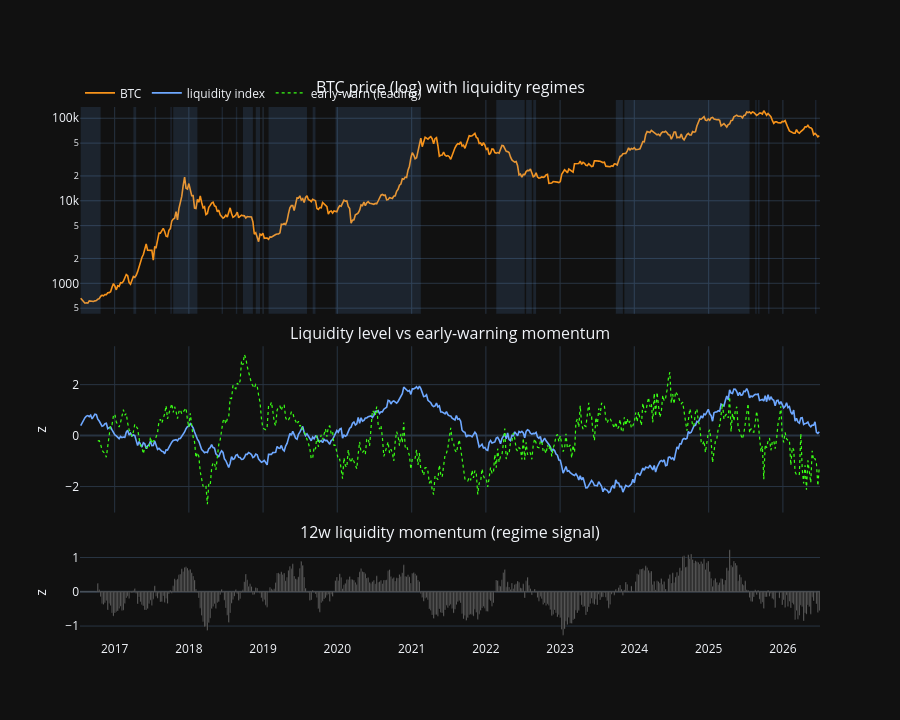

Source (notebook cell):
### Markdown cell above
## 10. Dashboard

Three stacked panels: BTC (log) with expanding-regime shading, the liquidity level
vs the early-warning momentum, and the 12-week liquidity momentum that defines the
regime. Plus a grouped bar of forward BTC log-returns by regime (mean ± IQR).

### Code cell
fig = make_subplots(
    rows=3, cols=1, shared_xaxes=True, vertical_spacing=0.06,
    row_heights=[0.45, 0.35, 0.20],
    subplot_titles=("BTC price (log) with liquidity regimes",
                    "Liquidity level vs early-warning momentum",
                    "12w liquidity momentum (regime signal)"),
)
fig.add_trace(go.Scatter(x=macro["date"], y=np.exp(macro["log_close"]), name="BTC",
                         line=dict(color="#f7931a", width=1.6)), row=1, col=1)
for s, e, r in spans:
    if r == 1:
        fig.add_vrect(x0=s, x1=e, fillcolor="rgba(110,168,255,0.12)",
                      line_width=0, row=1, col=1)
fig.add_trace(go.Scatter(x=macro["date"], y=macro["liq_index"], name="liquidity index",
                         line=dict(color="#6ea8ff", width=1.6)), row=2, col=1)
fig.add_trace(go.Scatter(x=macro["date"], y=macro["early_warn"], name="early-warn (leading)",
                         line=dict(color="#39ff14", width=1.2, dash="dot")), row=2, col=1)
fig.add_trace(go.Bar(x=macro["date"], y=macro["liq_mom"], name="liq momentum (12w)",
                     marker_color="#888", showlegend=False), row=3, col=1)
fig.add_hline(y=0, line_color="gray", line_width=0.5, row=3, col=1)
fig.update_layout(
    template="plotly_dark", height=720,
    legend=dict(orientation="h", y=1.04),
    yaxis_type="log", yaxis2=dict(title="z"), yaxis3=dict(title="z"),
)
fig.show()

### Figure 1 — Plotly figure (JSON) as saved in the notebook; plotly's stock layout.template omitted (floating-point values rounded to 4 significant figures; data arrays with more than 128 entries replaced by an {"elided": "..."} marker saying what was removed)
{"data": [{"line": {"color": "#f7931a", "width": 1.6}, "name": "BTC", "type": "scatter", "x": {"elided": "520 str values"}, "xaxis": "x", "y": {"elided": "520 float values"}, "yaxis": "y"}, {"line": {"color": "#6ea8ff", "width": 1.6}, "name": "liquidity index", "type": "scatter", "x": {"elided": "520 str values"}, "xaxis": "x2", "y": {"elided": "520 float values"}, "yaxis": "y2"}, {"line": {"color": "#39ff14", "dash": "dot", "width": 1.2}, "name": "early-warn (leading)", "type": "scatter", "x": {"elided": "520 str values"}, "xaxis": "x2", "y": {"elided": "520 float values"}, "yaxis": "y2"}, {"marker": {"color": "#888"}, "name": "liq momentum (12w)", "showlegend": false, "type": "bar", "x": {"elided": "520 str values"}, "xaxis": "x3", "y": {"elided": "520 float values"}, "yaxis": "y3"}], "layout": {"annotations": [{"font": {"size": 16}, "showarrow": false, "text": "BTC price (log) with liquidity regimes", "x": 0.5, "xanchor": "center", "xref": "paper", "y": 1, "yanchor": "bottom", "yref": "paper"}, {"font": {"size": 16}, "showarrow": false, "text": "Liquidity level vs early-warning momentum", "x": 0.5, "xanchor": "center", "xref": "paper", "y": 0.544, "yanchor": "bottom", "yref": "paper"}, {"font": {"size": 16}, "showarrow": false, "text": "12w liquidity momentum (regime signal)", "x": 0.5, "xanchor": "center", "xref": "paper", "y": 0.176, "yanchor": "bottom", "yref": "paper"}], "height": 720, "legend": {"orientation": "h", "y": 1.04}, "shapes": [{"fillcolor": "rgba(110,168,255,0.12)", "line": {"width": 0}, "type": "rect", "x0": "2016-07-18", "x1": "2016-10-24", "xref": "x", "y0": 0, "y1": 1, "yref": "y domain"}, {"fillcolor": "rgba(110,168,255,0.12)", "line": {"width": 0}, "type": "rect", "x0": "2017-04-03", "x1": "2017-04-17", "xref": "x", "y0": 0, "y1": 1, "yref": "y domain"}, {"fillcolor": "rgba(110,168,255,0.12)", "line": {"width": 0}, "type": "rect", "x0": "2017-07-17", "x1": "2017-07-24", "xref": "x", "y0": 0, "y1": 1, "yref": "y domain"}, {"fillcolor": "rgba(110,168,255,0.12)", "line": {"width": 0}, "type": "rect", "x0": "2017-10-02", "x1": "2017-10-09", "xref": "x", "y0": 0, "y1": 1, "yref": "y domain"}, {"fillcolor": "rgba(110,168,255,0.12)", "line": {"width": 0}, "type": "rect", "x0": "2017-10-16", "x1": "2018-02-12", "xref": "x", "y0": 0, "y1": 1, "yref": "y domain"}, {"fillcolor": "rgba(110,168,255,0.12)", "line": {"width": 0}, "type": "rect", "x0": "2018-06-11", "x1": "2018-06-18", "xref": "x", "y0": 0, "y1": 1, "yref": "y domain"}, {"fillcolor": "rgba(110,168,255,0.12)", "line": {"width": 0}, "type": "rect", "x0": "2018-08-20", "x1": "2018-08-27", "xref": "x", "y0": 0, "y1": 1, "yref": "y domain"}, {"fillcolor": "rgba(110,168,255,0.12)", "line": {"width": 0}, "type": "rect", "x0": "2018-09-24", "x1": "2018-11-12", "xref": "x", "y0": 0, "y1": 1, "yref": "y domain"}, {"fillcolor": "rgba(110,168,255,0.12)", "line": {"width": 0}, "type": "rect", "x0": "2018-11-26", "x1": "2018-12-17", "xref": "x", "y0": 0, "y1": 1, "yref": "y domain"}, {"fillcolor": "rgba(110,168,255,0.12)", "line": {"width": 0}, "type": "rect", "x0": "2019-01-28", "x1": "2019-08-05", "xref": "x", "y0": 0, "y1": 1, "yref": "y domain"}, {"fillcolor": "rgba(110,168,255,0.12)", "line": {"width": 0}, "type": "rect", "x0": "2019-09-02", "x1": "2019-09-16", "xref": "x", "y0": 0, "y1": 1, "yref": "y domain"}, {"fillcolor": "rgba(110,168,255,0.12)", "line": {"width": 0}, "type": "rect", "x0": "2019-12-23", "x1": "2021-02-15", "xref": "x", "y0": 0, "y1": 1, "yref": "y domain"}, {"fillcolor": "rgba(110,168,255,0.12)", "line": {"width": 0}, "type": "rect", "x0": "2022-02-21", "x1": "2022-07-11", "xref": "x", "y0": 0, "y1": 1, "yref": "y domain"}, {"fillcolor": "rgba(110,168,255,0.12)", "line": {"width": 0}, "type": "rect", "x0": "2022-07-18", "x1": "2022-08-15", "xref": "x", "y0": 0, "y1": 1, "yref": "y domain"}, {"fillcolor": "rgba(110,168,255,0.12)", "line": {"width": 0}, "type": "rect", "x0": "2022-08-22", "x1": "2022-09-05", "xref": "x", "y0": 0, "y1": 1, "yref": "y domain"}, {"fillcolor": "rgba(110,168,255,0.12)", "line": {"width": 0}, "type": "rect", "x0": "2023-10-02", "x1": "2023-11-06", "xref": "x", "y0": 0, "y1": 1, "yref": "y domain"}, {"fillcolor": "rgba(110,168,255,0.12)", "line": {"width": 0}, "type": "rect", "x0": "2023-11-13", "x1": "2025-07-21", "xref": "x", "y0": 0, "y1": 1, "yref": "y domain"}, {"fillcolor": "rgba(110,168,255,0.12)", "line": {"width": 0}, "type": "rect", "x0": "2025-08-18", "x1": "2025-08-25", "xref": "x", "y0": 0, "y1": 1, "yref": "y domain"}, {"fillcolor": "rgba(110,168,255,0.12)", "line": {"width": 0}, "type": "rect", "x0": "2025-09-01", "x1": "2025-09-08", "xref": "x", "y0": 0, "y1": 1, "yref": "y domain"}, {"fillcolor": "rgba(110,168,255,0.12)", "line": {"width": 0}, "type": "rect", "x0": "2025-10-20", "x1": "2025-10-27", "xref": "x", "y0": 0, "y1": 1, "yref": "y domain"}, {"fillcolor": "rgba(110,168,255,0.12)", "line": {"width": 0}, "type": "rect", "x0": "2026-06-08", "x1": "2026-06-15", "xref": "x", "y0": 0, "y1": 1, "yref": "y domain"}, {"line": {"color": "gray", "width": 0.5}, "type": "line", "x0": 0, "x1": 1, "xref": "x3 domain", "y0": 0, "y1": 0, "yref": "y3"}], "xaxis": {"anchor": "y", "domain": [0, 1], "matches": "x3", "showticklabels": false}, "xaxis2": {"anchor": "y2", "domain": [0, 1], "matches": "x3", "showticklabels": false}, "xaxis3": {"anchor": "y3", "domain": [0, 1]}, "yaxis": {"anchor": "x", "domain": [0.604, 1], "type": "log"}, "yaxis2": {"anchor": "x2", "domain": [0.236, 0.544], "title": {"text": "z"}}, "yaxis3": {"anchor": "x3", "domain": [0, 0.176], "title": {"text": "z"}}}}
